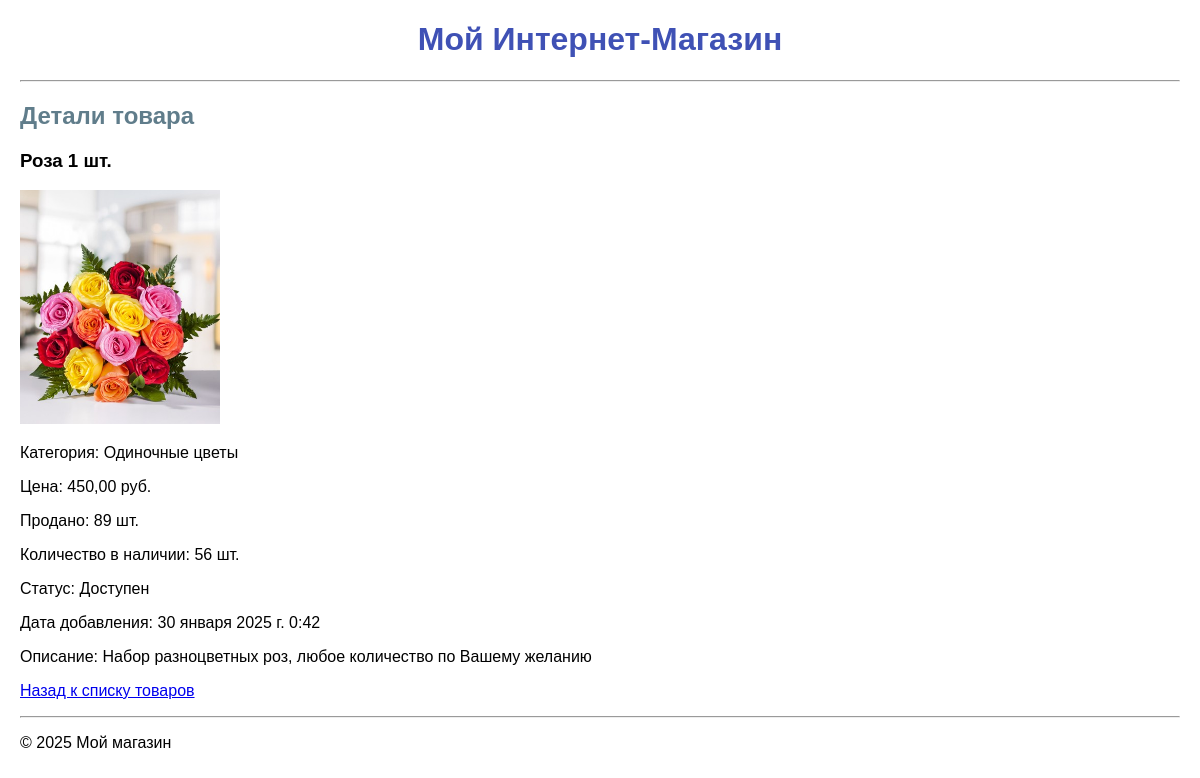
The app's page /product/11/ with its own data.
### shop/models.py (models this page shows, shortened)
class Product(models.Model):
    CATEGORY_CHOICES = [
        ('bouquet', 'Букеты'),
        ('single', 'Одиночные цветы'),
        ('composition', 'Композиции'),
    ]
    name = models.CharField(
        max_length=255,
        verbose_name="Название"
    )
    price = models.DecimalField(
        max_digits=10,
        decimal_places=2,
        verbose_name="Цена"
    )
    category = models.CharField(
        max_length=50,
        choices=CATEGORY_CHOICES,
        verbose_name="Категория"
    )
    created_at = models.DateTimeField(
        auto_now_add=True,
        verbose_name="Дата добавления"
    )
    quantity_sold = models.PositiveIntegerField(
        default=0,
        verbose_name="Количество реализованных заказов"
    )
    available_quantity = models.PositiveIntegerField(
        default=0,
        verbose_name="Количество доступное для заказа"
    )
    description = models.TextField(
        verbose_name="Описание",
        blank=True
    )
    image = models.ImageField(
        upload_to='products/',
        verbose_name="Изображение",
        blank=True
    )
    @property
    def is_available(self):
        return self.available_quantity > 0
    def get_availability_status(self):
        return "Доступен" if self.is_available else "Не доступен"

### shop/views.py (the view)
# urls.py: path('product/<int:product_id>/', product_detail, name='product_detail'),
def product_detail(request, product_id):
    product = get_object_or_404(Product, id=product_id)
    return render(request, 'shop/product_detail.html', {'product': product})

### shop/templates/shop/product_detail.html
{% extends 'shop/base.html' %}
{% block content %}
<h2>Детали товара</h2>
{% if product %}
    <h3>{{ product.name }}</h3>
    {% if product.image %}
        <img src="{{ product.image.url }}" alt="{{ product.name }}" width="200">
    {% else %}
        <p>Изображение отсутствует</p>
    {% endif %}
    <p>Категория: {{ product.get_category_display }}</p>
    <p>Цена: {{ product.price|floatformat:2 }} руб.</p>
    <p>Продано: {{ product.quantity_sold }} шт.</p>
    <p>Количество в наличии: {{ product.available_quantity }} шт.</p>
    <p>Статус: {{ product.get_availability_status }}</p>
    <p>Дата добавления: {{ product.created_at }}</p>
    <p>Описание: {{ product.description }}</p>
    <p><a href="{% url 'product_list' %}">Назад к списку товаров</a></p>
{% else %}
    <p>Товар не найден.</p>
{% endif %}
{% endblock %}

### static/shop/css/styles.css (style rules this page uses)
body { font-family: Arial, sans-serif; margin: 20px; }
h2 { color: #607d8b; }

### records on screen
Product: name "Роза 1 шт.", image (picture), category "Одиночные цветы", price "450,00", quantity_sold "89", available_quantity "56", get_availability_status "Доступен", created_at "30 января 2025 г. 0:42", description "Набор разноцветных роз, любое количество по Вашему желанию"
